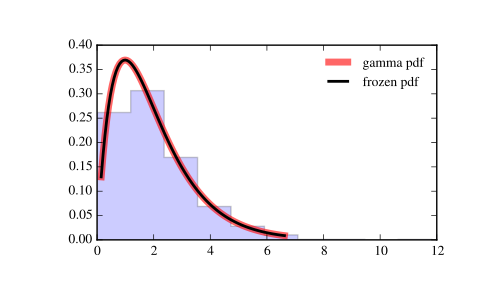

Write Python code to recreate this figure.
from scipy.stats import gamma
import matplotlib.pyplot as plt
fig, ax = plt.subplots(1, 1)

# Calculate a few first moments:

a = 1.99
mean, var, skew, kurt = gamma.stats(a, moments='mvsk')

# Display the probability density function (``pdf``):

x = np.linspace(gamma.ppf(0.01, a),
                gamma.ppf(0.99, a), 100)
ax.plot(x, gamma.pdf(x, a),
       'r-', lw=5, alpha=0.6, label='gamma pdf')

# Alternatively, the distribution object can be called (as a function)
# to fix the shape, location and scale parameters. This returns a "frozen"
# RV object holding the given parameters fixed.

# Freeze the distribution and display the frozen ``pdf``:

rv = gamma(a)
ax.plot(x, rv.pdf(x), 'k-', lw=2, label='frozen pdf')

# Check accuracy of ``cdf`` and ``ppf``:

vals = gamma.ppf([0.001, 0.5, 0.999], a)
np.allclose([0.001, 0.5, 0.999], gamma.cdf(vals, a))
# True

# Generate random numbers:

r = gamma.rvs(a, size=1000)

# And compare the histogram:

ax.hist(r, normed=True, histtype='stepfilled', alpha=0.2)
ax.legend(loc='best', frameon=False)
plt.show()
